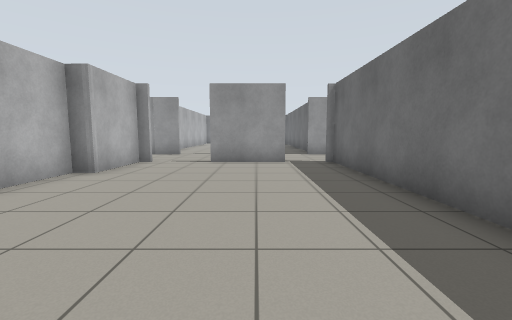
View 1 (above)

24 first-person views from a walk through a Gazebo world. The camera is 0.94 m above the floor, tilts 6° down and sees 90° across. The floor is counted in squares, 1 m on a side. Each view is taken from the middle of a square. On the plan, view 1 faces up. The plan holds only what a view shows up to about 10 squares ahead; the rest is blank. The place goes on beyond the plan.

View 2
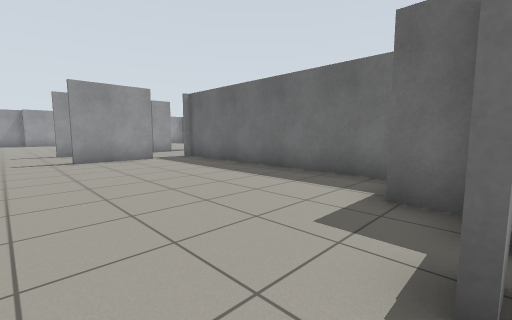

View 3
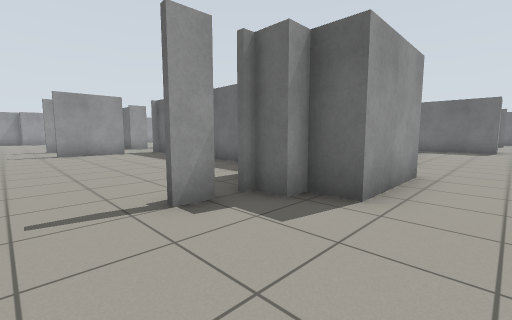

View 4
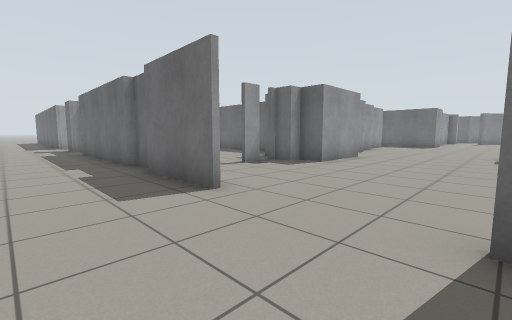

View 5
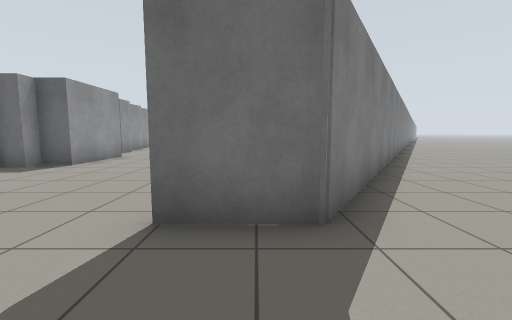

View 6
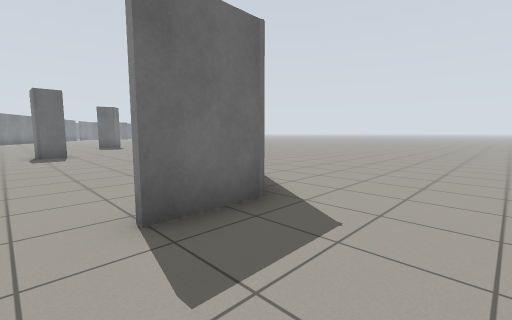

View 7
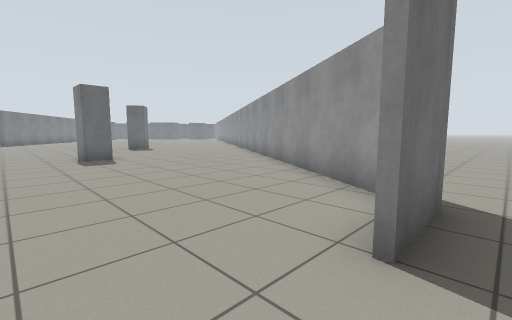

View 8
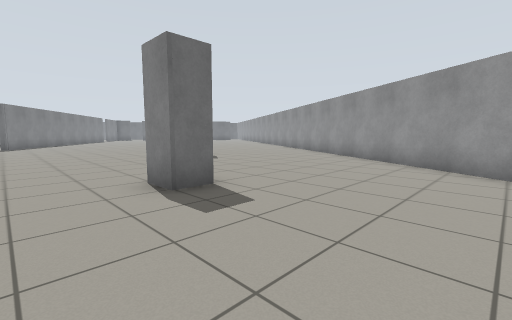

View 9
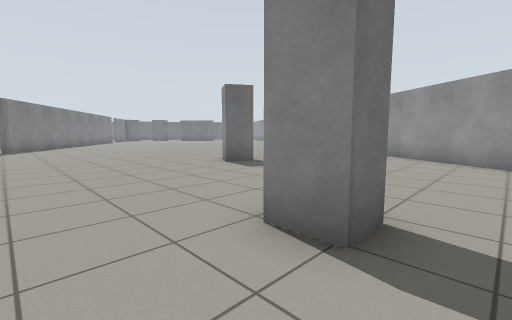

View 10
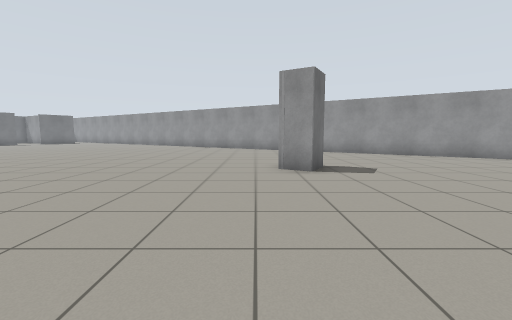

View 11
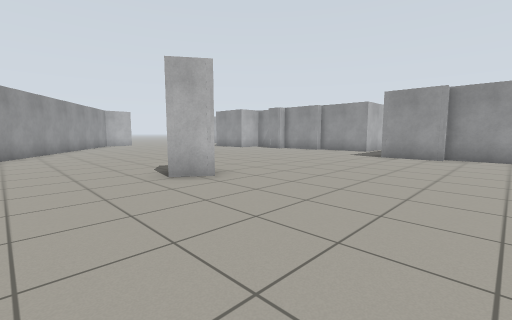

View 12
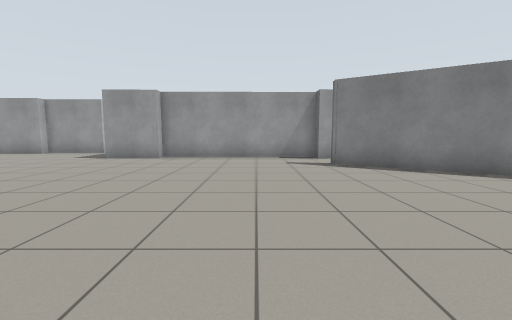

View 13
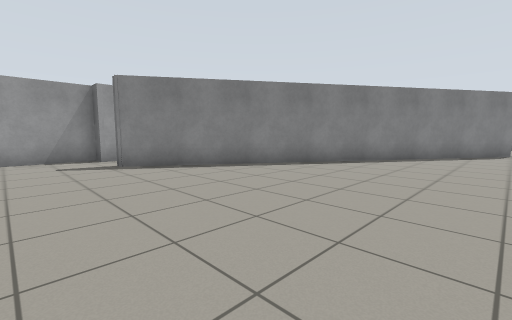

View 14
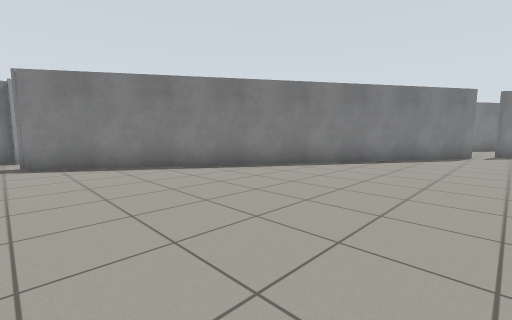

View 15
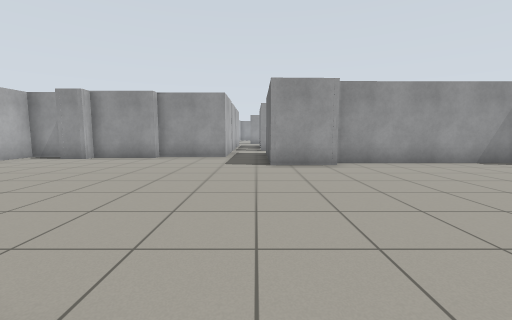

View 16
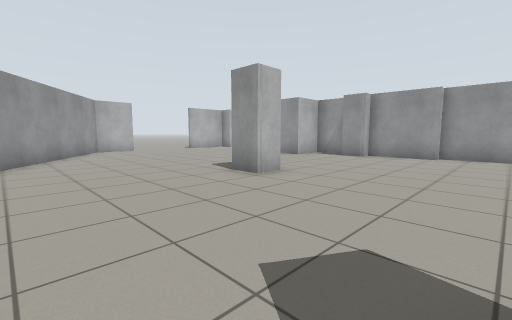

View 17
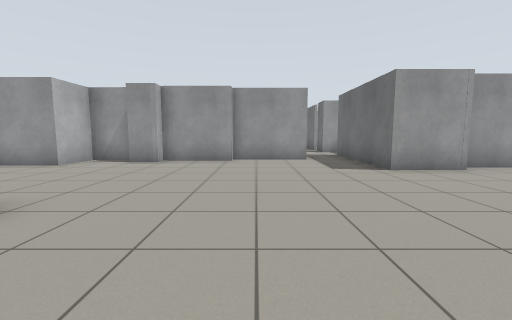

View 18
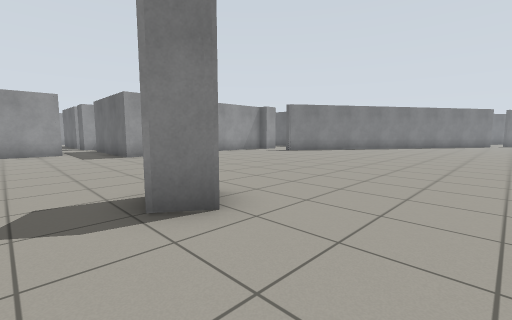

View 19
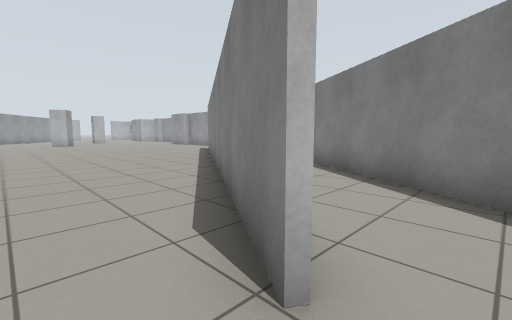

View 20
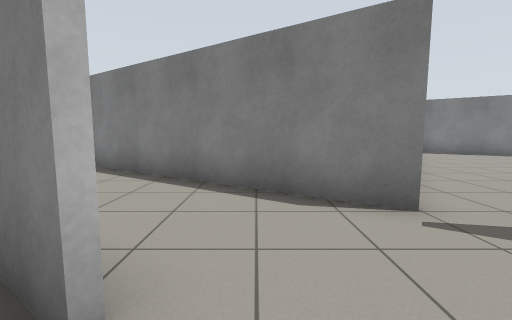

View 21
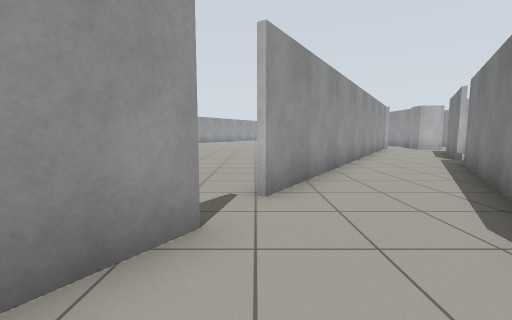

View 22
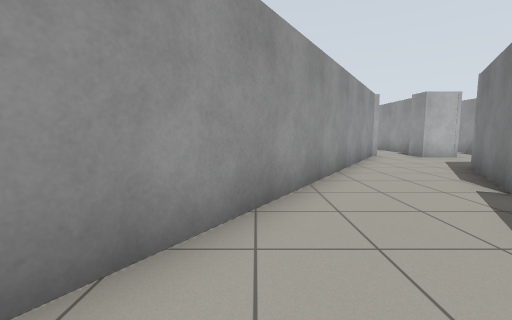

View 23
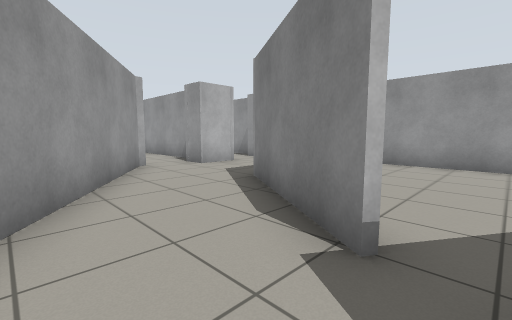

View 24
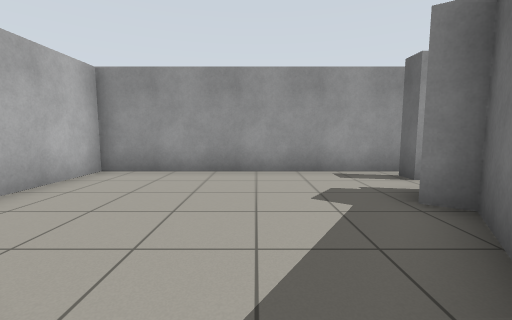

### Floor plan
Ten units are one square. View 1 is at (0, 0); x grows to the right and y downward. Boxes are objects, and circles mark ways between rooms. Rooms are numbered by the first view taken in them; rooms with no view inside come last. Other rooms are left out.
<svg viewBox="-52 -110 407 260">
<path fill="none" stroke="#000" d="M7 7 7 -2M25 -7 25 -74M-43 -60 -43 -43M10 -83 -15 -83M-38 -83 -38 -60M59 69 59 78 49 78 49 69 59 69M82 13 57 13 57 17 49 17M106 102 114 107 109 115 102 110 106 102M108 9 82 9M46 9 33 9 33 26 5 26 5 17 -1 17 -1 10M144 35 124 35 125 1M32 136 -44 87 -45 69M-8 9 -15 9M-36 91 50 145M203 36 203 30 144 31M-45 36 -46 8M-42 1 -42 -7 -46 -7 -47 -48M323 131 203 52M334 136 347 144M340 141 334 137M350 110 331 98M331 98 300 78M288 106 323 129M300 78 283 67M258 87 288 106M299 42 307 30 301 26M312 10 312 3M316 -3 242 -3 242 23M253 48 241 40M211 36 203 36M204 52 237 74M237 74 258 87M273 61 253 48"/>
<circle cx="-25" cy="10" r="3" fill="#2a7"/>
<circle cx="330" cy="110" r="3" fill="#2a7"/>
<circle cx="210" cy="40" r="3" fill="#2a7"/>
<circle cx="290" cy="90" r="3" fill="#2a7"/>
<circle cx="280" cy="55" r="3" fill="#2a7"/>
<circle cx="260" cy="70" r="3" fill="#2a7"/>
<circle cx="240" cy="60" r="3" fill="#2a7"/>
<text x="-10" y="-30">1</text>
<text x="80" y="60">2</text>
<text x="310" y="100">3</text>
<text x="280" y="80">4</text>
<text x="270" y="30">5</text>
<text x="230" y="50">6</text>
<text x="250" y="60">7</text>
</svg>
Room 1 opens to room 2. Room 2 opens to room 3. Room 2 opens to room 6. Room 3 opens to room 4. Room 4 opens to room 5. Room 4 opens to room 7. Room 6 opens to room 7.

Where each view was taken, in squares from view 1:
view 1: 0 up, 0 right, facing up
view 2: 1 down, 3 left, facing up-right
view 3: 4 down, 3 left, facing up-right
view 4: 7 down, 7 left, facing up-right
view 5: 8 down, 7 left, facing right
view 6: 6 down, 7 left, facing down-right
view 7: 5 down, 5 left, facing down-right
view 8: 5 down, 1 right, facing down-right
view 9: 5 down, 4 right, facing down-right
view 10: 4 down, 12 right, facing down
view 11: 14 down, 16 right, facing up-left
view 12: 13 down, 18 right, facing up
view 13: 13 down, 18 right, facing up-right
view 14: 14 down, 20 right, facing up-right
view 15: 11 down, 12 right, facing up
view 16: 12 down, 10 right, facing up-left
view 17: 10 down, 9 right, facing up
view 18: 14 down, 9 right, facing up-right
view 19: 14 down, 33 right, facing up-left
view 20: 14 down, 33 right, facing up
view 21: 13 down, 36 right, facing left
view 22: 10 down, 31 right, facing left
view 23: 8 down, 28 right, facing up-left
view 24: 6 down, 28 right, facing up
